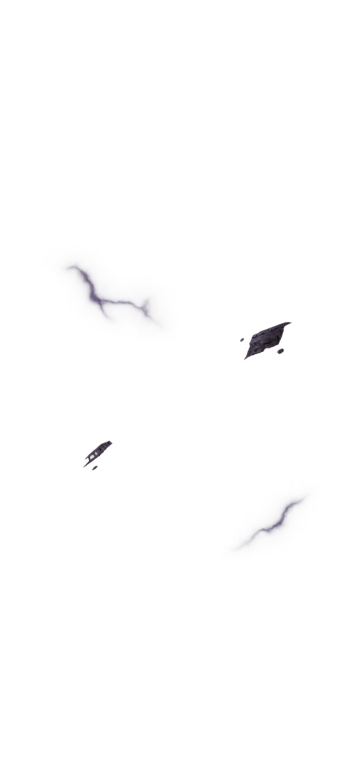
#> input picture src/nen194/ch3_giua.png, 720 x 1560 px, given in place of dfcaf0a5-image.png, which was not available (shown at 1/2 size)
$ python nen_ch1_tu_gpt_v307.py
#> lines starting #> are read from the running program, lines starting #| are printed output that depends on the picture
from PIL import Image,ImageFilter
import numpy as np
d='/mnt/user-data/attachments/2d5151e6-d720-54f8-929b-1a507e555bce/'
W,H=720,1560;TW=818
def load(f):
#> called with f = 'dfcaf0a5'
    a=Image.open(d+f+'-image.png').convert('RGB');w,h=a.size
#> after `w, h = a.size`: w = 720; h = 1560
    base=round(H*w/h);sx=TW/base
#> after `base = round(H * w / h)`: base = 720
#> after `sx = TW / base`: sx = 1.14
    a=a.resize((TW,H),Image.LANCZOS);x=(TW-W)//2
    return np.asarray(a.crop((x,0,x+W,H))).astype(float)/255
xa,gi,ga=load('dfcaf0a5'),load('8824a06e'),load('6eddd60e')
#> call 2 of load, with f = '8824a06e'
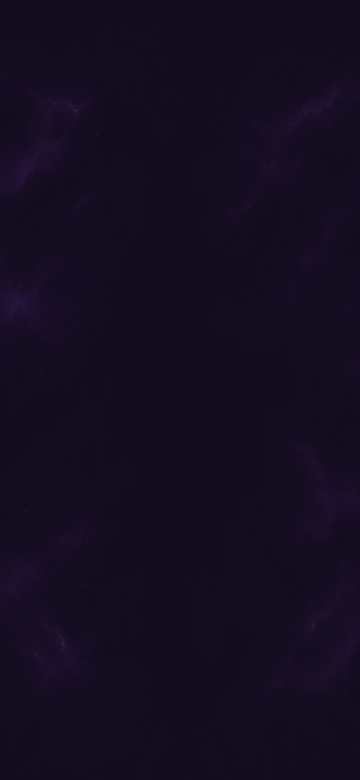
#> input picture src/nen194/ch3_xa.png, 720 x 1560 px, given in place of 8824a06e-image.png, which was not available (shown at 1/2 size)
#> in load, a is the input picture: PIL image 720x1560 RGB; mean R, G, B 20, 12.6, 31.5
rng=np.random.default_rng(7)
def fbm():
    t=np.zeros((H,W))
    for s,wt in [(160,1),(70,.6),(28,.35)]:
        n=rng.random((H//s+2,W//s+2));im=Image.fromarray((n*255).astype('uint8')).resize((W,H),Image.BICUBIC)
        t+=wt*np.asarray(im).astype(float)/255
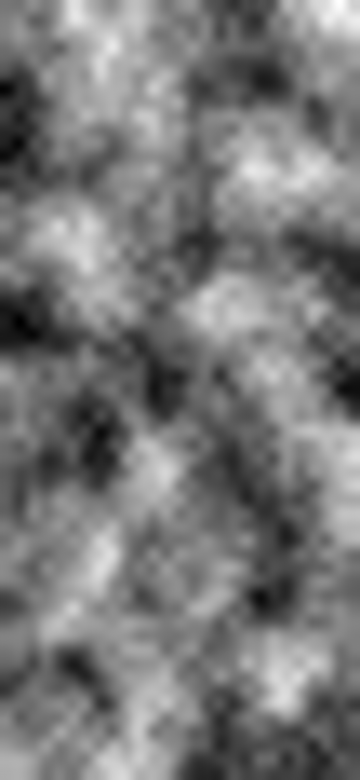
#> t: shape (1560, 720) float64 (shown at 1/2 size); min 0.103, max 1.92, mean 0.961; drawn with min black and max white
    t/=1.95;return (t-t.mean())/t.std()
yy,xx=np.mgrid[0:H,0:W];r=np.hypot((xx-W/2)/(W*.62),(yy-H*.5)/(H*.6));glow=np.clip(1-r,0,1)**1.6
tint=np.array([0.03,0.14,0.19])
tex=np.clip(1+0.55*fbm(),0.25,2.0)
def scr(a,b):return 1-(1-a)*(1-b)
bg=np.clip(xa,0,1)**0.72*1.2
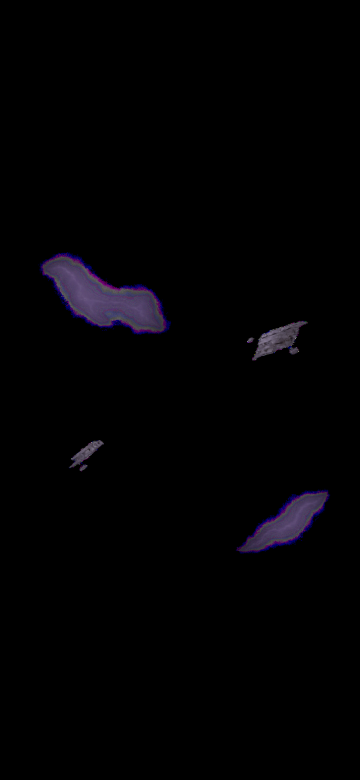
#> bg: shape (1560, 720, 3) float64 (shown at 1/2 size); mean of channels 0, 1, 2 0.0112, 0.00858, 0.0153; drawn with min black and max white
bg=scr(bg,(glow*tex)[...,None]*tint*1.0)
st=(rng.random((H,W))>0.9985)*rng.random((H,W));bg=scr(bg,np.dstack([st*.8]*3))
bg=np.clip(bg-0.075,0,1)*1.12
k=80;w2=np.linspace(0,1,k)[:,None,None]
bg[-k:]=bg[-k:]*(1-w2)+bg[:k]*w2
def key(a,boost):
#> called with boost = 1.5
    m=a.max(2);al=np.clip(m/0.35,0,1)**0.8
#> after `al = np.clip(m / 0.35, 0, 1) ** 0.8`:
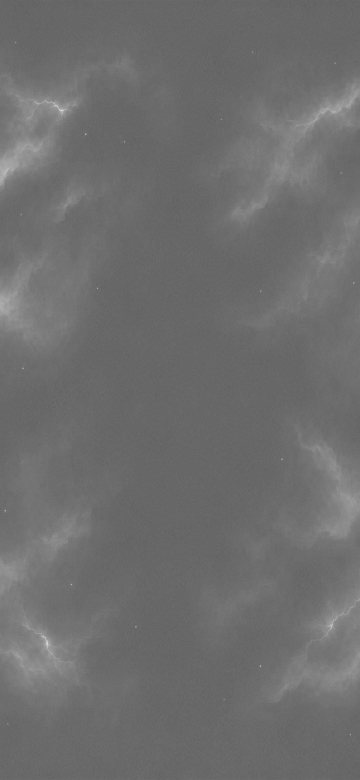
#> al: shape (1560, 720) float64 (shown at 1/2 size); min 0.373, max 0.953, mean 0.432
    rgb=np.clip(a/np.maximum(al[...,None],1e-3),0,1)*boost
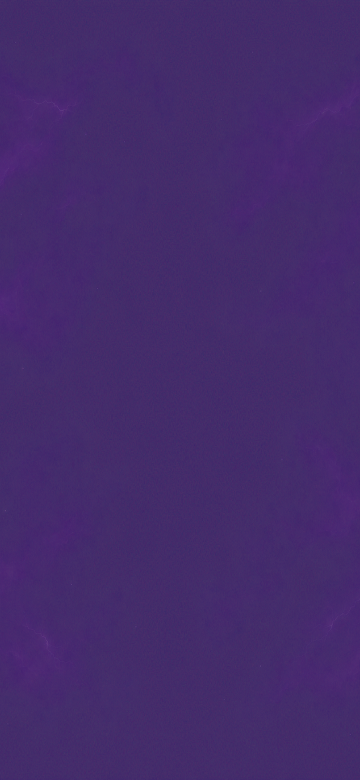
#> rgb: shape (1560, 720, 3) float64 (shown at 1/2 size); mean of channels 0, 1, 2 0.27, 0.171, 0.425; drawn as R, G, B
    return np.dstack([np.clip(rgb,0,1),al])
#> returned value: shape (1560, 720, 4) float64
def save(arr,name,rgba=False):
    im=Image.fromarray((np.clip(arr,0,1)*255).astype('uint8'),'RGBA' if rgba else 'RGB');im.save('/tmp/new194/'+name)
import os;os.makedirs('/tmp/new194',exist_ok=True)
save(bg,'ch1_xa.png');save(key(gi,1.5),'ch1_giua.png',True);save(key(ga,1.25),'ch1_gan.png',True)
def over(b,l):
    a=l[...,3:4];return b*(1-a)+l[...,:3]*a
comp=over(over(bg,key(gi,1.5)),key(ga,1.25))
for n,x in [('xa',bg),('gộp',comp)]:
    x=x[int(H*.1):int(H*.9)];l=x.mean(2)*255
    print(n,'p10/p50/p90',np.percentile(l,[10,50,90]).round(0))
#> this loop made 2 passes
#> n on passes 1 to 2: 'xa', 'gộp'
#| xa p10/p50/p90 [0. 0. 9.]
#| gộp p10/p50/p90 [42. 45. 52.]
#> pass 1, `l = x.mean(2) * 255`:
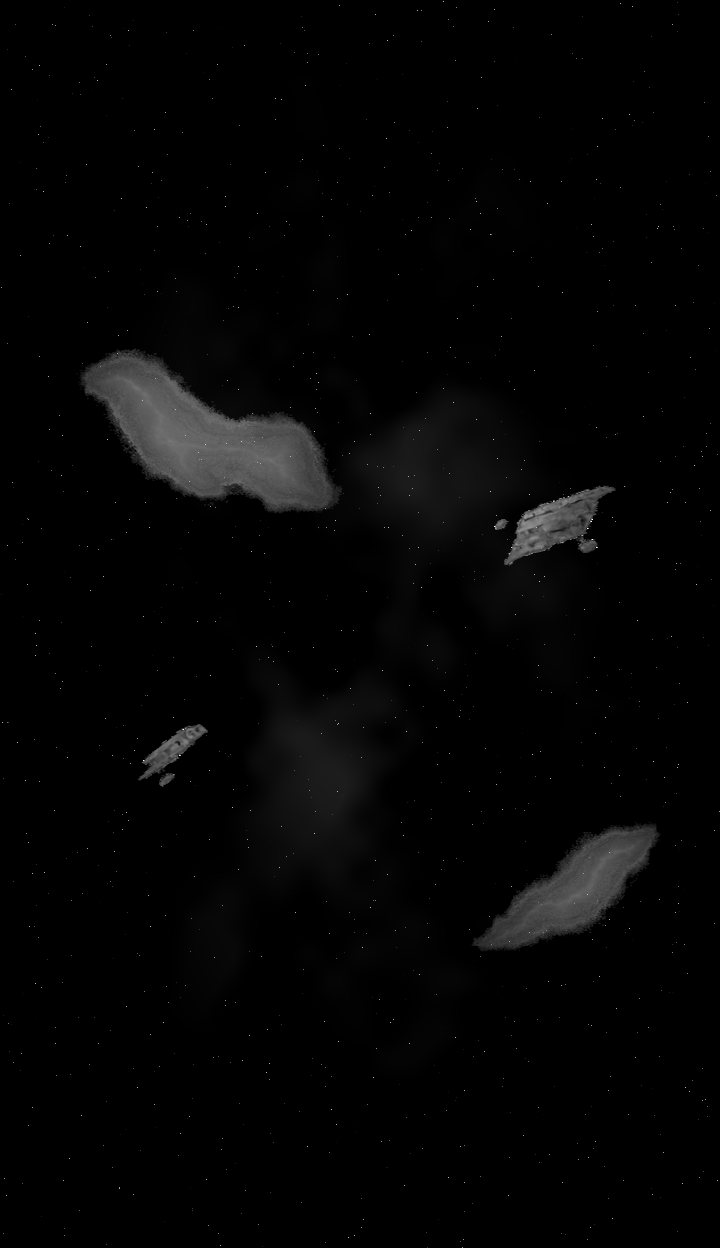
#> l: shape (1248, 720) float64; min 0, max 285.6, mean 5.2; drawn with min black and max white
Image.fromarray((comp*255).astype('uint8')).resize((360,780)).save('/tmp/new194/prev.png')
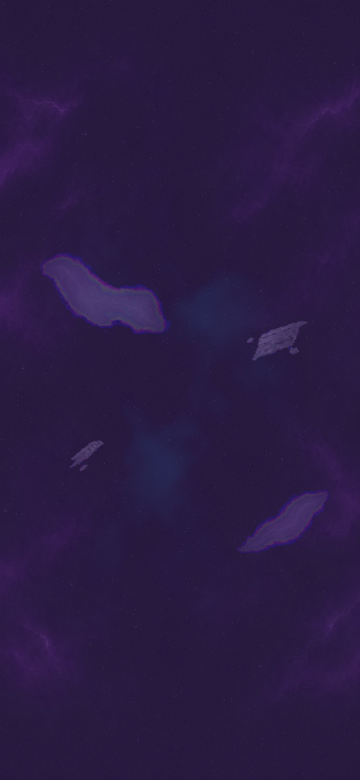
#> saved as prev.png: PIL image 360x780 RGB; mean R, G, B 42, 26.9, 67.3
